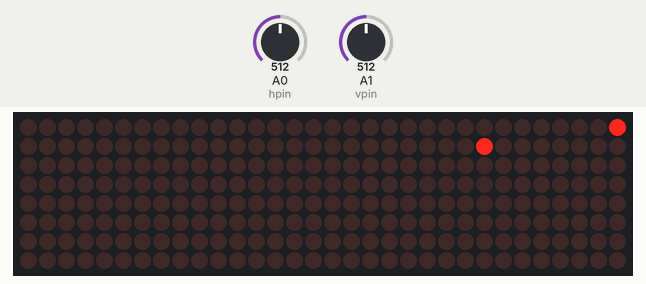
A sketch run on a simulated Arduino Uno, built with avr-gcc and run on an emulated ATmega328P. On the bench: 32×8 LED matrix. Inputs (shaded band) come from the test bench; at power-on: A0 (hpin) = 512, A1 (vpin) = 512. Random numbers use the default seed unless the sketch sets one.

Above: at 6.2 s.
6.3 s: A0 (hpin) set to 716
At 7.3 s:
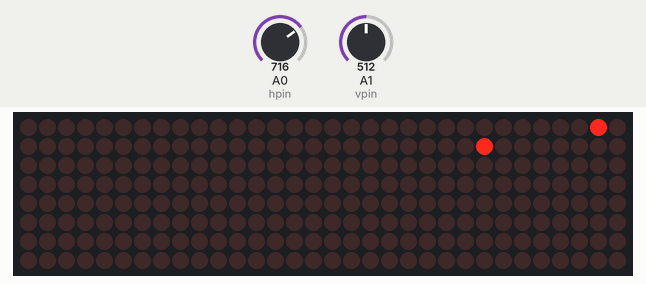
At 8.1 s:
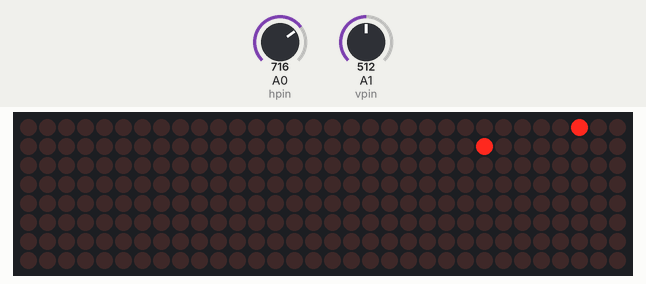
Timing chart, 0 to 9.6 s (numbered marks = the images above; inputs shaded):
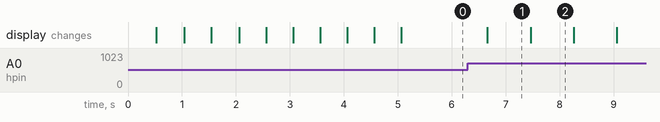

Measured:
- after the input at 6.3 s, the display: changes after 0.36 s (image 1)
- what the display in image 1 shows lasts 0.8 s, from 6.7 s to 7.5 s

The sketch:

sketch.ino
```cpp
#include <MD_MAX72xx.h>
#include <MD_Parola.h>
#include <SPI.h>
#include <ezButton.h>

const byte clock_pin=13;
const byte data_pin=11;
const byte chip_select_pin=10;
const byte max_devices=4;
const byte hpin=A0;
const byte vpin=A1;

ezButton button(8);
int head_x=0;
int head_y=0;
int flag=0;
int snake_x[64];
int snake_y[64];
int snake_length=0;
int gameState=0;


int threshold=800;
long int current_time, prev_time=0;


String direction=" ", prev_direction=" ";
int max_x=7;
int max_y=7;

MD_MAX72XX matrix=MD_MAX72XX(MD_MAX72XX::PAROLA_HW, chip_select_pin, max_devices);
int food_x=random(0,8);
int food_y=random(0,8);

void setup() {
  Serial.begin(112600);
  matrix.begin();
  matrix.clear();
  button.setDebounceTime(25);
  show_message("HI");
}

void loop() {
  if(gameState==0){
    current_time=millis();
    check_direction();
    if(current_time-prev_time>=threshold){
      prev_time=current_time;
      matrix.clear();
      move_sprite();
      update_snake();
      draw_sprites();
  }
    food_eat_check();
    snake_collision_check();
  }
  if(gameState==1){
    show_message("You Won");
  }
  if(gameState==2){
    show_message("Game Over");
  }
  if(gameState){
    while(true){
      button.loop();
      if(button.isPressed()){
        head_y=0,head_x=0,snake_length=0,threshold=800;
        direction="",prev_direction="";
        for(int i=0;i<64;i++){
          snake_x[i]=0;
          snake_y[i]=0;
        }
        gameState=0;
      }
    }
  }
}

void window_check(){
  if(head_x>max_x) head_x=0;
  else if(head_x<0) head_x=max_x;
  else if(head_y>max_y) head_y=0;
  else if(head_y<0) head_y=max_y;
}

void check_direction(){
  if(analogRead(hpin)>512 && prev_direction!="right"){
    direction="left";
  }
  else if(analogRead(hpin)<512 && prev_direction!="left"){
    direction="right";
  }
  else if(analogRead(vpin)>512 && prev_direction!="down"){
    direction="up";
  }
  else if(analogRead(vpin)<512 && prev_direction!="up"){
    direction="down";
  }
  prev_direction=direction;
}

void move_sprite(){
  if(direction=="left") head_x++;
  else if(direction=="right") head_x--;
  else if(direction=="up") head_y--;
  else if(direction=="down") head_y++;
  window_check();
  if(button.isPressed()){
    Serial.println("The Button is Pressed");
    flag=1;
  }
}

void draw_sprites(){
  matrix.setPoint(food_y,food_x,true);
  for(int i=0;i<=snake_length;i++){
    matrix.setPoint(snake_y[i],snake_x[i],true);
  }
}

void update_snake(){
  for(int i=snake_length;i>=0;i--){
    if(i!=0){
      snake_x[i]=snake_x[i-1];
      snake_y[i]=snake_y[i-1];
    }
    else{
      snake_x[i]=head_x;
      snake_y[i]=head_y;
    }
  }
}
void food_eat_check(){
  if(head_x==food_x && head_y==food_y){
    food_x=random(0,8);
    food_y=random(0,8);
    snake_length++;
    if(snake_length>=5){
      gameState=1;
    }
    threshold=threshold-50;
    if(threshold<100){
      threshold=80;
    }
  }
}

void all_animate(){
  int i=0;
  while(i<3){
    for(int x=0;x<8;x++){
      for(int y=0;y<8;y++){
        matrix.setPoint(y,x,true);
      }
    }
    delay(500);
    matrix.clear();
    delay(500);
    i++;
  }
}

void show_message(char messageToShow[]){
  all_animate();
  int i=0;
  while(messageToShow[i]!='\0'){
    matrix.setChar(6,messageToShow[i]);
    delay(500);
    matrix.clear();
    delay(500);
    i++;
  }
}

void snake_collision_check(){
  for(int i=1;i<snake_length;i++){
    if(snake_x[0]==snake_x[i]&&snake_y[0]==snake_y[i]){
      gameState=2;
    }
  }
}
```
